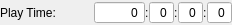
<?xml version="1.0" encoding="UTF-8"?>
<ui version="4.0">
 <class>PlayTimeWidget</class>
 <widget class="QWidget" name="PlayTimeWidget">
  <property name="geometry">
   <rect>
    <x>0</x>
    <y>0</y>
    <width>232</width>
    <height>25</height>
   </rect>
  </property>
  <property name="minimumSize">
   <size>
    <width>232</width>
    <height>25</height>
   </size>
  </property>
  <property name="windowTitle">
   <string>Form</string>
  </property>
  <layout class="QGridLayout" name="gridLayout">
   <property name="margin">
    <number>0</number>
   </property>
   <property name="spacing">
    <number>0</number>
   </property>
   <item row="0" column="7">
    <widget class="QLabel" name="secSepLbl">
     <property name="text">
      <string>:</string>
     </property>
    </widget>
   </item>
   <item row="0" column="0">
    <widget class="QLabel" name="playTimeLbl">
     <property name="text">
      <string>Play Time:</string>
     </property>
    </widget>
   </item>
   <item row="0" column="6">
    <widget class="QSpinBox" name="minsSpinBox">
     <property name="alignment">
      <set>Qt::AlignRight|Qt::AlignTrailing|Qt::AlignVCenter</set>
     </property>
     <property name="buttonSymbols">
      <enum>QAbstractSpinBox::NoButtons</enum>
     </property>
     <property name="accelerated">
      <bool>false</bool>
     </property>
     <property name="maximum">
      <number>60</number>
     </property>
    </widget>
   </item>
   <item row="0" column="4">
    <widget class="QSpinBox" name="hoursSpinBox">
     <property name="alignment">
      <set>Qt::AlignRight|Qt::AlignTrailing|Qt::AlignVCenter</set>
     </property>
     <property name="buttonSymbols">
      <enum>QAbstractSpinBox::NoButtons</enum>
     </property>
     <property name="accelerated">
      <bool>false</bool>
     </property>
     <property name="maximum">
      <number>24</number>
     </property>
    </widget>
   </item>
   <item row="0" column="2">
    <widget class="QSpinBox" name="daysSpinBox">
     <property name="alignment">
      <set>Qt::AlignRight|Qt::AlignTrailing|Qt::AlignVCenter</set>
     </property>
     <property name="buttonSymbols">
      <enum>QAbstractSpinBox::NoButtons</enum>
     </property>
     <property name="accelerated">
      <bool>false</bool>
     </property>
     <property name="maximum">
      <number>999999999</number>
     </property>
    </widget>
   </item>
   <item row="0" column="3">
    <widget class="QLabel" name="hourSepLbl">
     <property name="text">
      <string>:</string>
     </property>
    </widget>
   </item>
   <item row="0" column="1">
    <spacer name="playTimeSpacer">
     <property name="orientation">
      <enum>Qt::Horizontal</enum>
     </property>
     <property name="sizeType">
      <enum>QSizePolicy::MinimumExpanding</enum>
     </property>
     <property name="sizeHint" stdset="0">
      <size>
       <width>0</width>
       <height>0</height>
      </size>
     </property>
    </spacer>
   </item>
   <item row="0" column="5">
    <widget class="QLabel" name="minSepLbl">
     <property name="text">
      <string>:</string>
     </property>
    </widget>
   </item>
   <item row="0" column="8">
    <widget class="QSpinBox" name="secsSpinBox">
     <property name="alignment">
      <set>Qt::AlignRight|Qt::AlignTrailing|Qt::AlignVCenter</set>
     </property>
     <property name="buttonSymbols">
      <enum>QAbstractSpinBox::NoButtons</enum>
     </property>
     <property name="accelerated">
      <bool>false</bool>
     </property>
     <property name="maximum">
      <number>60</number>
     </property>
    </widget>
   </item>
  </layout>
 </widget>
 <resources/>
 <connections/>
</ui>
